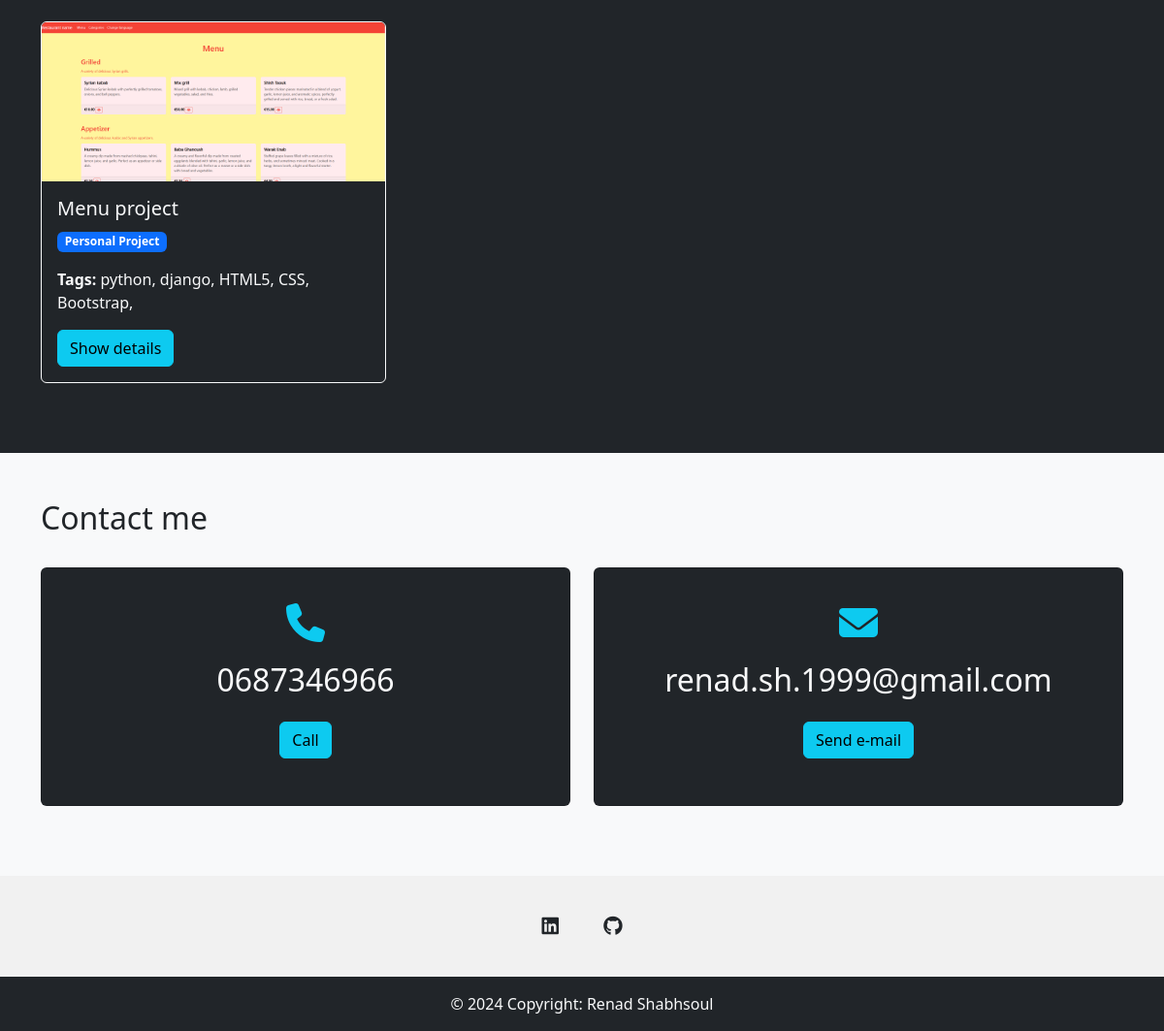
Before: / (lower part) with the older database file.
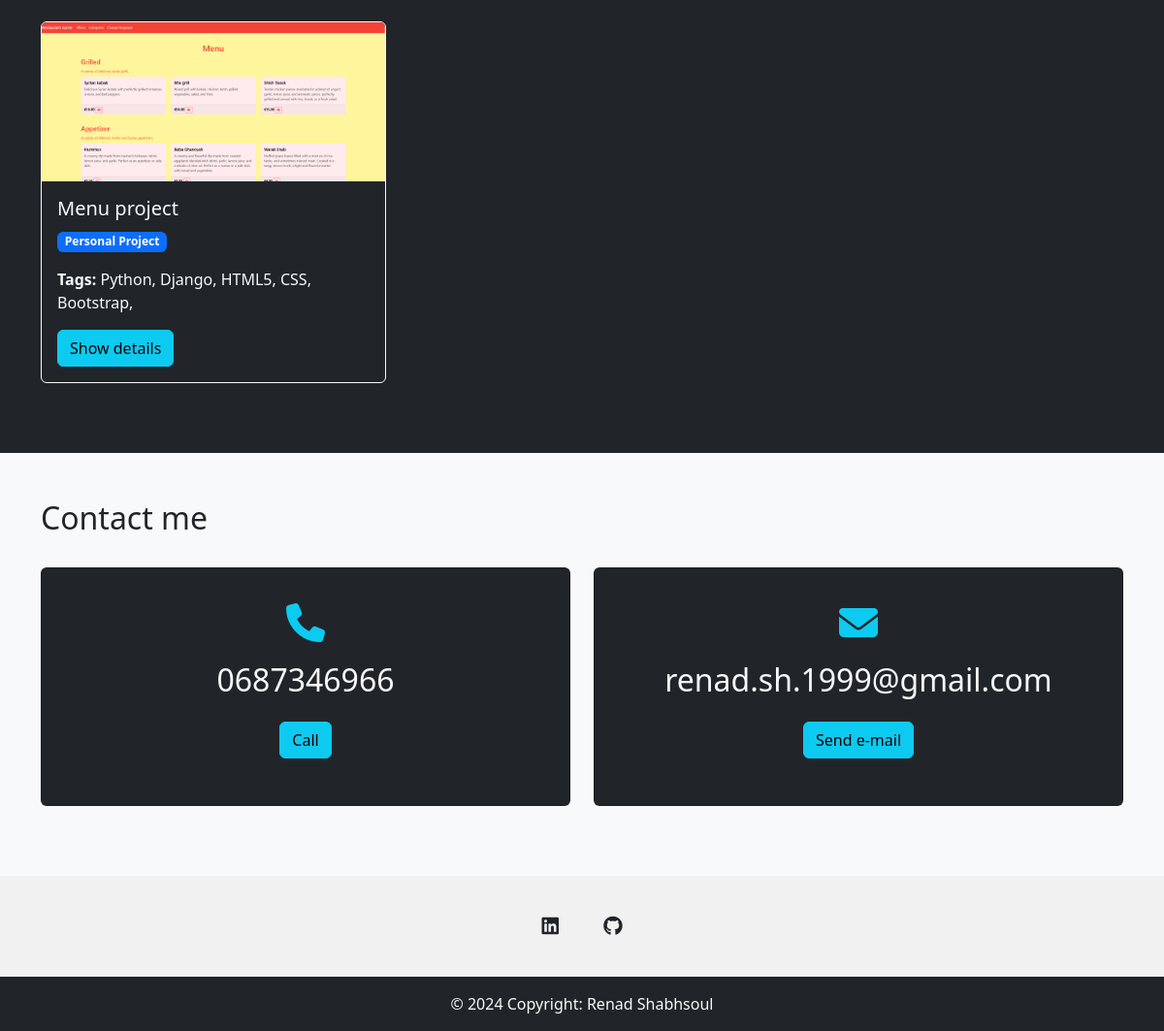
After: the same page with the newer database file.
### my_app/models.py (models this page shows, shortened)
class Project(models.Model):
    PROJECT_TYPES = [
        ('academic', 'Academic Project'),
        ('client', 'Client Project'),
        ('personal', 'Personal Project'),
    ]
    name = models.CharField(max_length=255)
    description = CKEditor5Field('description',config_name='default')
    tags = models.ManyToManyField('Tag', related_name="projects")
    type = models.CharField(max_length=20, choices=PROJECT_TYPES, default='personal')  # Type van het project
    link = models.URLField(blank=True, null=True)  # Optionele link naar het project
    video_url = models.URLField(blank=True, null=True)  # Optionele YouTube-video
    created_at = models.DateTimeField(auto_now_add=True)
    def poster_image(self):
        return self.images.filter(is_poster=True).first()

class ProjectImage(models.Model):
    project = models.ForeignKey(Project, on_delete=models.CASCADE, related_name="images")
    image = models.ImageField(upload_to="project_images/")
    is_poster = models.BooleanField(default=False)
    uploaded_at = models.DateTimeField(auto_now_add=True)

class Tag(models.Model):
    name = models.CharField(max_length=50, unique=True)

### my_app/views.py (the view)
# urls.py: path('', views.index, name = "index"),
def index(request):
    projects = Project.objects.all().prefetch_related("images")
    return render(request, "index.html", {'projects':projects})

### templates/index.html (shortened to what this page needs)
{% extends "main.html" %}
{% load static %}
{% block content %}
<section id="projects" class="py-5 bg-dark text-light">
    <div class="container">
        <div class="row align-items-center justify-content-center">
            <div class="col-md-4 text-center">
            </div>
        </div>
        <div class="row">
            {% for project in projects %}
            {% with poster_image=project.poster_image %}
            {% if poster_image %}
            <div class="col-md-4 mb-4">
                <div class="card bg-dark text-light border-light h-100">
                    <img src="{{ poster_image.image.url }}" class="card-img-top" alt="{{ project.name }}">
                    <div class="card-body">
                        <h5 class="card-title">{{ project.name }}</h5>
                        <p class="card-text">
                            <span class="badge bg-primary">{{ project.get_type_display }}</span>
                        </p>
                        {% if project.tags.all %}
                        <p class="card-text">
                            <strong>Tags:</strong>
                            {% for tag in project.tags.all %}
                                <span>{{ tag.name }},</span>
                            {% endfor %}
                        </p>
                        {% endif %}
                        <a href="{% url 'project_details' project.id %}" class="btn btn-info">Show details</a>
                    </div>
                </div>
            </div>
            {% endif %}
            {% endwith %}
            {% endfor %}
        </div>
    </div>
</section>
<section id="next" class="py-5 bg-light text-dark">
    <div class="container">
        <h2>Contact me</h2>
       <div class="row align-items-center justify-content-center flex-row-reverse">
        <div class="col-md">
            <div class="card bg-dark text-light p-3">
                <div class="card-body text-center">
                    <h1 class="card-title text-info"><i class="fa-solid fa-envelope"></i></h1>
                    <p class="card-text">
                        <h2>renad.sh.1999@gmail.com</h2>
                        <a href="mailto:renad.sh.1999@gmail.com">
                            <div class="btn btn-info m-3">Send e-mail</div>
                        </a>
                </div>
            </div>
        </div>
        <div class="col-md py-4">
            <div class="card bg-dark text-light p-3">
                <div class="card-body text-center">
                    <h1 class="card-title text-info"><i class="fa-solid fa-phone"></i></h1>
                    <p class="card-text">
                        <h2>0687346966</h2>
                        <a href="tel:+31687346966">
                            <div class="btn btn-info m-3">Call</div>
                        </a>
                </div>
            </div>
        </div>
       </div>
    </div>
</section>
{% endblock %}

### templates/main.html (shortened to what this page needs)
{% load static %}
<!doctype html>
<html lang="en">
  <head>
    <link href="https://cdn.jsdelivr.net/npm/bootstrap@5.3.0/dist/css/bootstrap.min.css" rel="stylesheet">
    <link rel="stylesheet" href="https://cdnjs.cloudflare.com/ajax/libs/font-awesome/6.2.1/css/all.min.css">
  </head>
  <body>
    {% block content%}
    {% endblock%}
    {% include "footer.html" %}
  </body>
</html>

### templates/navbar.html (shortened to what this page needs)
{% load static %}

### templates/footer.html
{% load static %}
<footer class="text-center text-white" style="background-color: #f1f1f1;">
    <div class="container pt-4">
      <section class="mb-4">
        <a
          data-mdb-ripple-init class="btn btn-link btn-floating btn-lg text-dark m-1"
          href="https://www.linkedin.com/in/renad-shabshoul-84859b278/"
          role="button"
          data-mdb-ripple-color="dark"
          ><i class="fab fa-linkedin"></i
        ></a>
        <a
          data-mdb-ripple-init class="btn btn-link btn-floating btn-lg text-dark m-1"
          href="https://github.com/RenadSha"
          role="button"
          data-mdb-ripple-color="dark"
          ><i class="fab fa-github"></i
        ></a>
      </section>
    </div>
    <div class="text-center bg-dark text-light p-3" style="background-color: rgba(0, 0, 0, 0.2);">
      © 2024 Copyright: Renad Shabhsoul
    </div>
  </footer>

### templates/main.html (style rules this page uses)
body::before { content:''; display: block; height: 55px; }

Changed rows visible on the page:
changed Tag: name "python" → "Python"
changed Tag: name "django" → "Django"
